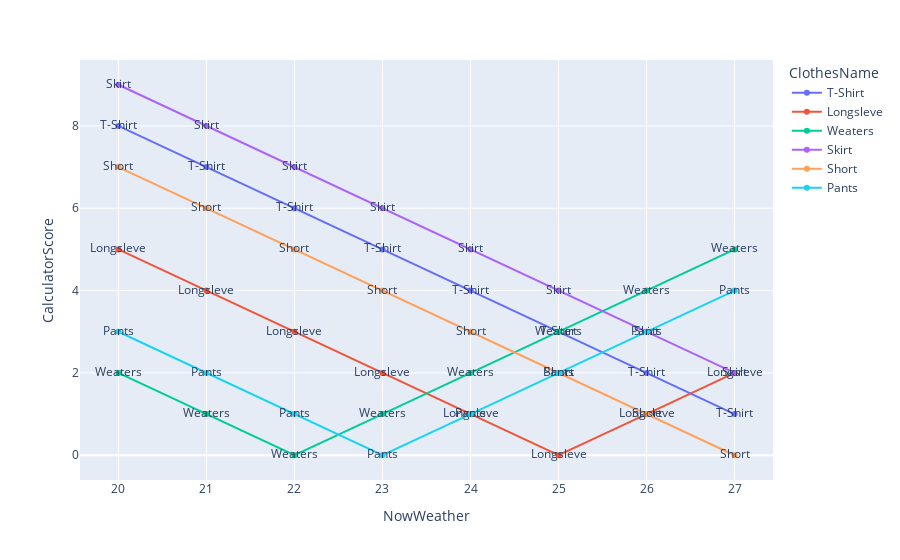

Notebook source saved alongside this figure:
### Code cell
fig = px.line(df_sigle_show, 
    x = 'NowWeather',
    y = 'CalculatorScore',
    color = 'ClothesName',
    text= "ClothesName")
fig.show()

# fig = px

### Figure 1 — Plotly figure (JSON) as saved in the notebook; plotly's stock layout.template omitted (floating-point values rounded to 4 significant figures)
{"data": [{"hovertemplate": "ClothesName=%{text}<br>NowWeather=%{x}<br>CalculatorScore=%{y}<extra></extra>", "legendgroup": "T-Shirt", "line": {"color": "#636efa", "dash": "solid"}, "marker": {"symbol": "circle"}, "mode": "lines+text+markers", "name": "T-Shirt", "orientation": "v", "showlegend": true, "text": ["T-Shirt", "T-Shirt", "T-Shirt", "T-Shirt", "T-Shirt", "T-Shirt", "T-Shirt", "T-Shirt"], "type": "scatter", "x": [20, 21, 22, 23, 24, 25, 26, 27], "xaxis": "x", "y": [8, 7, 6, 5, 4, 3, 2, 1], "yaxis": "y"}, {"hovertemplate": "ClothesName=%{text}<br>NowWeather=%{x}<br>CalculatorScore=%{y}<extra></extra>", "legendgroup": "Longsleve", "line": {"color": "#EF553B", "dash": "solid"}, "marker": {"symbol": "circle"}, "mode": "lines+text+markers", "name": "Longsleve", "orientation": "v", "showlegend": true, "text": ["Longsleve", "Longsleve", "Longsleve", "Longsleve", "Longsleve", "Longsleve", "Longsleve", "Longsleve"], "type": "scatter", "x": [20, 21, 22, 23, 24, 25, 26, 27], "xaxis": "x", "y": [5, 4, 3, 2, 1, 0, 1, 2], "yaxis": "y"}, {"hovertemplate": "ClothesName=%{text}<br>NowWeather=%{x}<br>CalculatorScore=%{y}<extra></extra>", "legendgroup": "Weaters", "line": {"color": "#00cc96", "dash": "solid"}, "marker": {"symbol": "circle"}, "mode": "lines+text+markers", "name": "Weaters", "orientation": "v", "showlegend": true, "text": ["Weaters", "Weaters", "Weaters", "Weaters", "Weaters", "Weaters", "Weaters", "Weaters"], "type": "scatter", "x": [20, 21, 22, 23, 24, 25, 26, 27], "xaxis": "x", "y": [2, 1, 0, 1, 2, 3, 4, 5], "yaxis": "y"}, {"hovertemplate": "ClothesName=%{text}<br>NowWeather=%{x}<br>CalculatorScore=%{y}<extra></extra>", "legendgroup": "Skirt", "line": {"color": "#ab63fa", "dash": "solid"}, "marker": {"symbol": "circle"}, "mode": "lines+text+markers", "name": "Skirt", "orientation": "v", "showlegend": true, "text": ["Skirt", "Skirt", "Skirt", "Skirt", "Skirt", "Skirt", "Skirt", "Skirt"], "type": "scatter", "x": [20, 21, 22, 23, 24, 25, 26, 27], "xaxis": "x", "y": [9, 8, 7, 6, 5, 4, 3, 2], "yaxis": "y"}, {"hovertemplate": "ClothesName=%{text}<br>NowWeather=%{x}<br>CalculatorScore=%{y}<extra></extra>", "legendgroup": "Short", "line": {"color": "#FFA15A", "dash": "solid"}, "marker": {"symbol": "circle"}, "mode": "lines+text+markers", "name": "Short", "orientation": "v", "showlegend": true, "text": ["Short", "Short", "Short", "Short", "Short", "Short", "Short", "Short"], "type": "scatter", "x": [20, 21, 22, 23, 24, 25, 26, 27], "xaxis": "x", "y": [7, 6, 5, 4, 3, 2, 1, 0], "yaxis": "y"}, {"hovertemplate": "ClothesName=%{text}<br>NowWeather=%{x}<br>CalculatorScore=%{y}<extra></extra>", "legendgroup": "Pants", "line": {"color": "#19d3f3", "dash": "solid"}, "marker": {"symbol": "circle"}, "mode": "lines+text+markers", "name": "Pants", "orientation": "v", "showlegend": true, "text": ["Pants", "Pants", "Pants", "Pants", "Pants", "Pants", "Pants", "Pants"], "type": "scatter", "x": [20, 21, 22, 23, 24, 25, 26, 27], "xaxis": "x", "y": [3, 2, 1, 0, 1, 2, 3, 4], "yaxis": "y"}], "layout": {"legend": {"title": {"text": "ClothesName"}, "tracegroupgap": 0}, "margin": {"t": 60}, "xaxis": {"anchor": "y", "domain": [0, 1], "title": {"text": "NowWeather"}}, "yaxis": {"anchor": "x", "domain": [0, 1], "title": {"text": "CalculatorScore"}}}}
